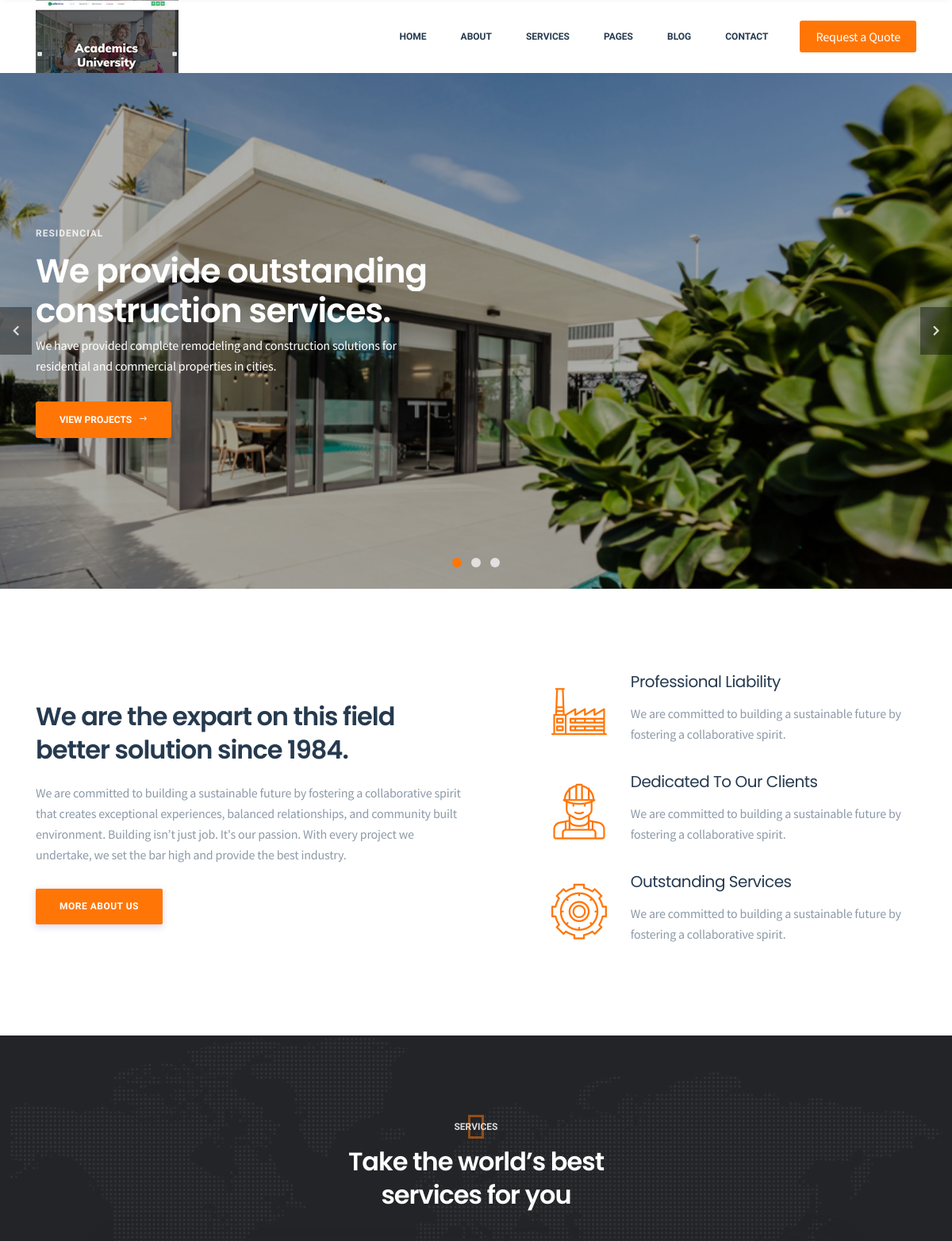
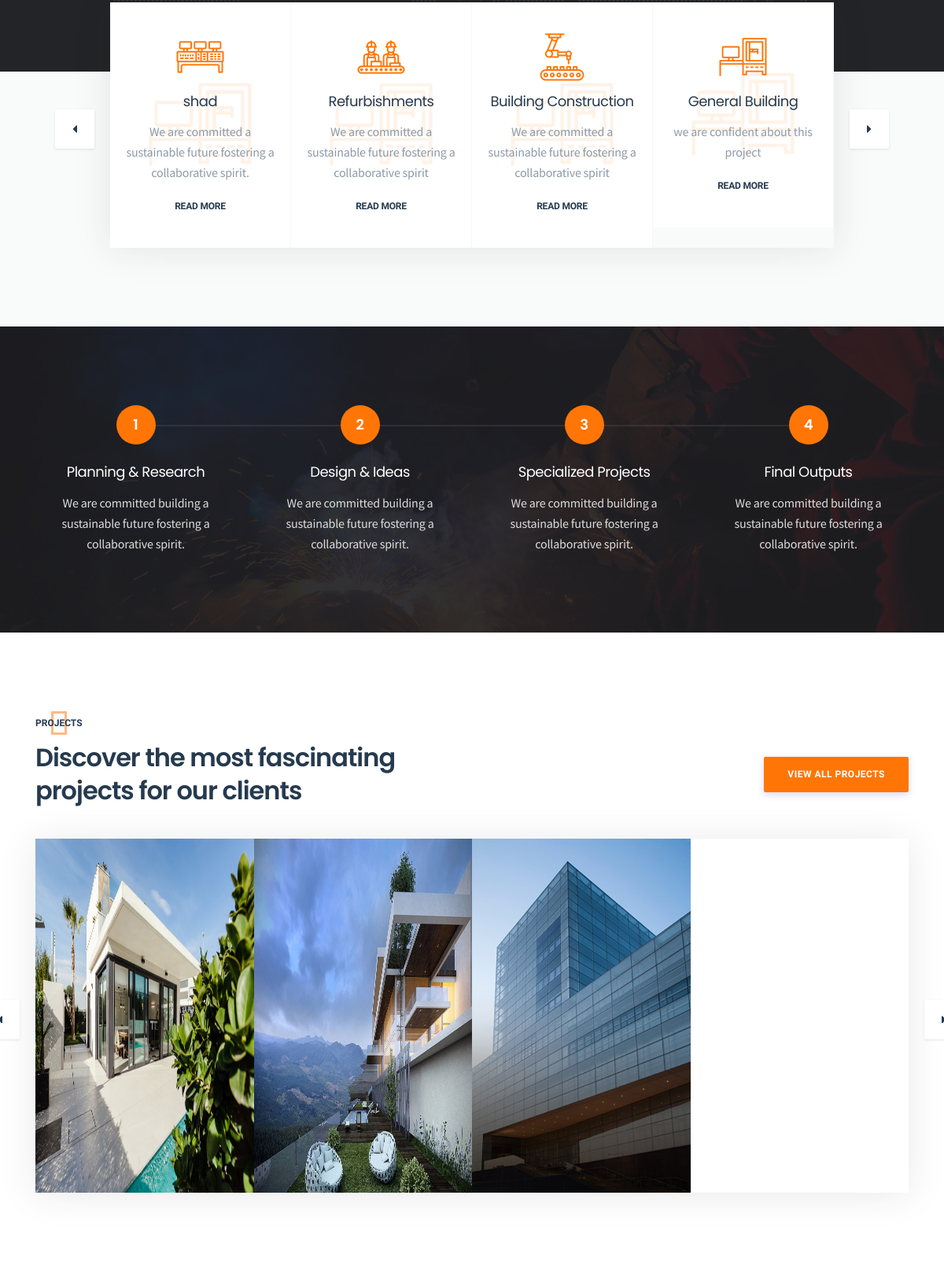
The page / (upper part) on the database its author committed (2 pictures, top to bottom).
### comapp/models.py (models this page shows, shortened)
class Setting(models.Model):
    STATUS = (
        ('True','True'),
        ('False','False'),
    )
    title = models.CharField(max_length=100)
    keywords = models.CharField(max_length=255)
    description = models.CharField(max_length=255)
    company = models.CharField(blank=True,max_length=50)
    adress = models.CharField(blank=True,max_length=100)
    fax = models.CharField(blank=True,max_length=50)
    smtpserver = models.CharField(blank=True,max_length=50)
    smtpemail = models.CharField(blank=True,max_length=50)
    smtppassword = models.CharField(blank=True,max_length=50)
    facebook = models.CharField(blank=True,max_length=50)
    youtube = models.CharField(blank=True,max_length=50)
    instagram = models.CharField(blank=True,max_length=50)
    twtter = models.CharField(blank=True,max_length=50)
    aboutus = models.TextField(blank=True)
    reference = models.TextField(blank=True)
    contact = models.TextField(blank=True)
    status = models.TextField(blank=True,choices=STATUS)
    create_at = models.DateTimeField(auto_now_add=True)
    update_at = models.DateTimeField(auto_now_add=True)
    icon = models.ImageField(blank=True,upload_to='images')

### projectapp/models.py (models this page shows, shortened)
class ConstractionProjects(models.Model):
    status = (
        ('True','True'),
        ('False','False'),)
    category = models.ForeignKey(Construction,on_delete= models.CASCADE)
    title = models.CharField(max_length=200)
    keywords = models.CharField(max_length=100)
    image = models.ImageField(blank=True, upload_to='product/')
    new_price = models.DecimalField(decimal_places=2, max_digits=15, default=0)
    old_price = models.DecimalField(decimal_places=2, max_digits=15)
    amount = models.IntegerField(default=0)
    min_amount = models.IntegerField(default=3)
    detail = models.TextField()
    status = models.CharField(max_length=20, choices=status)
    slug = models.SlugField(null=True, unique=True)
    created_at = models.DateTimeField(auto_now_add=True)
    updated_at = models.DateTimeField(auto_now=True)

### service/models.py (models this page shows, shortened)
class Services(models.Model):
    StATUS = (
        ('True','True'),
        ('False','False'),
    )
    title = models.CharField(max_length=100)
    title_icon = models.CharField(max_length=200)
    image = models.ImageField(upload_to='service')
    create_at = models.DateTimeField(auto_now_add=True)
    update_at = models.DateTimeField(auto_now_add=True)
    status = models.CharField(max_length=50,choices=StATUS)
    detaiil = models.TextField()

### comapp/views.py (the view)
# urls.py: path('',views.home,name='home'),
def home(request):
    setting = get_object_or_404(Setting,id=2)
    sliding_images = ConstractionProjects.objects.all()
    services = Services.objects.all().order_by('-id')[:4]
    context = {'setting':setting,'sliding_images':sliding_images,'services':services}
    return render(request,'homebase.html',context)

### projectapp/models.py (called while the page is built)
    def __str__(self):
        return self.title

### comapp/templates/homebase.html (shortened to what this page needs)
{% extends 'home.html'%}
{% block slider%}
{% include 'slider.html'%}
{% endblock%}
{% block homeabout%}
{% include 'homeabout.html'%}
{% endblock%}
{%block homeservice%}
{% include 'homeservices.html'%}
{% endblock%}
{% block homeproject%}
{% include 'homeprojects.html'%}
{% endblock%}

### comapp/templates/header.html (shortened to what this page needs)
{% load static%}
<header class="header">
    <div class="primary-header">
    <div class="container">
    <div class="primary-header-inner">
    <div class="header-logo">
    <a href="#"><img src="{{setting.icon.url}}" alt="Indico"></a>
    </div>
    <div class="header-menu-wrap">
    <ul class="dl-menu">
    <li><a href="#">Home</a>
    </li>
    <li><a href="#">About</a>
    </li>
    <li><a href="{% url 'services'%}">Services</a>
    </li>
    <li><a href="#">Pages</a>
    </li>
    <li><a href="#">Blog</a>
    </li>
    <li><a href="{% url 'contact'%}">Contact</a></li>
    </ul>
    </div>
    <div class="header-right">
    <a class="menu-btn" href="#">Request a Quote</a>
    </div>
    </div>
    </div>
    </div>
    </header>

### comapp/templates/slider.html
{% load static%}
<div id="main-slider" class="dl-slider">
    {% for p in sliding_images%}
    <div class="single-slide">
    <div class="bg-img kenburns-top-right" style="background-image: url(img/slider-1.jpg);"><img src="{{p.image.url}}" alt="" width="1200px"></div>
    <div class="overlay"></div>
    <div class="slider-content-wrap d-flex align-items-center text-left">
    <div class="container">
    <div class="slider-content">
    <div class="dl-caption medium"><div class="inner-layer"><div data-animation="fade-in-right" data-delay="1s">Residencial</div></div></div>
    <div class="dl-caption big"><div class="inner-layer"><div data-animation="fade-in-left" data-delay="2s">We provide outstanding</div></div>
    </div>
    <div class="dl-caption big"><div class="inner-layer"><div data-animation="fade-in-left" data-delay="2.5s">construction services.</div></div></div>
    <div class="dl-caption small"><div class="inner-layer"><div data-animation="fade-in-left" data-delay="3s">We have provided complete remodeling and construction solutions for <br>residential and commercial properties in cities.</div></div></div>
    <div class="dl-btn-group">
    <div class="inner-layer">
    <a href="{% url 'projects'%}" class="dl-btn" data-animation="fade-in-left" data-delay="3.5s">View Projects <i class="arrow_right"></i></a>
    </div>
    </div>
    </div>
    </div>
    </div>
    </div>
    {% endfor%}
    </div>

### comapp/templates/homeservices.html
{% load static%}
<section class="service-section bg-grey padding">
    <div class="dark-bg"></div>
    <div class="section-heading dark-background text-center mb-40 wow fadeInUp" data-wow-delay="100ms">
    <span>Services</span>
    <h2>Take the world’s best <br> services for you</h2>
    </div>
    <div class="container">
    <div class="row">
    <div class="col-lg-10 offset-lg-1">
    <div id="service-carousel" class="service-carousel box-shadow owl-carousel">
        {% for p in services%}
    <div class="service-item">
    <div class="service-icon">
    <i class="{{p.title_icon}}"></i>
    </div>
    <h3>{{p.title}}</h3>
    <p>{{p.detaiil}}</p>
    <a href="#" class="read-more">Read More</a>
    <div class="overlay-icon">
    <i class="flaticon-3d-printer"></i>
    </div>
    </div>
    {% endfor%}
    </div>
    </div>
    </div>
    </div>
    </section>
    <section class="work-pro-section padding">
    <div class="container">
    <div class="row">
    <div class="col-lg-3 col-sm-6 sm-padding">
    <div class="work-pro-item text-center">
    <span class="number">1</span>
    <div class="number-line"></div>
    <h3>Planning & Research</h3>
    <p>We are committed building a sustainable future fostering a collaborative spirit.</p>
    </div>
    </div>
    <div class="col-lg-3 col-sm-6 sm-padding">
    <div class="work-pro-item text-center">
    <span class="number">2</span>
    <div class="number-line"></div>
    <h3>Design & Ideas</h3>
    <p>We are committed building a sustainable future fostering a collaborative spirit.</p>
    </div>
    </div>
    <div class="col-lg-3 col-sm-6 sm-padding">
    <div class="work-pro-item text-center">
    <span class="number">3</span>
    <div class="number-line"></div>
    <h3>Specialized Projects</h3>
    <p>We are committed building a sustainable future fostering a collaborative spirit.</p>
    </div>
    </div>
    <div class="col-lg-3 col-sm-6 sm-padding">
    <div class="work-pro-item text-center">
    <span class="number">4</span>
    <h3>Final Outputs</h3>
    <p>We are committed building a sustainable future fostering a collaborative spirit.</p>
    </div>
    </div>
    </div>
    </div>
    </section>

### comapp/templates/homeprojects.html (shortened to what this page needs)
{% load static%}
<section class="projects-section padding">
    <div class="container">
    <div class="row d-flex align-items-center">
    <div class="col-lg-8 col-md-6">
    <div class="section-heading mb-40">
    <span>Projects</span>
    <h2>Discover the most fascinating <br>projects for our clients</h2>
    </div>
    </div>
    <div class="col-lg-4 col-md-6 text-right">
    <a href="#" class="default-btn">View All Projects</a>
    </div>
    </div>
    <div id="projects-carousel" class="projects-carousel box-shadow owl-carousel">
        {% for p in sliding_images%}
    <div class="project-item">
    <img src="{{p.image.url}}" style="height: 450px;" alt="projects">
    </div>
    {% endfor%}
    </div>
    </div>
    </section>

### static/css/slider.css (style rules this page uses)
.slider-content-wrap { height:650px }
.dl-slider .overlay { background-color:rgba(0,0,0,.3);width:100%;height:100%;position:absolute;left:0;top:0;z-index:-1 }
.dl-slider .bg-img { display:block;background-repeat:no-repeat;-webkit-background-size:cover;background-size:cover;background-position:center center;width:100%;height:100%;position:absolute;left:0;top:0;overflow:hidden;z-index:-1 }
.dl-slider .dl-caption { color:#fff;font-family:poppins,sans-serif }
.dl-slider .dl-caption .inner-layer { display:inline-block;overflow:hidden }
.dl-slider .dl-caption.medium { white-space:nowrap;font-size:12px;font-family:work sans,sans-serif;letter-spacing:0;line-height:26px;height:26px;font-weight:600;color:rgb(255,255,255,.8);letter-spacing:1px;text-transform:uppercase;visibility:inherit;transition:none 0s ease 0s;text-align:inherit;border-width:0;margin:0;padding:0;min-height:0;min-width:0;max-height:none;max-width:none;opacity:1;margin-bottom:10px }
.dl-slider .dl-caption.big { white-space:nowrap;font-size:42px;line-height:50px;font-weight:600;color:#fff;letter-spacing:-1px;height:50px }
.dl-slider .slider-content { position:relative }
.dl-slider .dl-caption.small { font-family:source sans pro,sans-serif;font-size:16px;font-weight:400;letter-spacing:-.2px;line-height:26px;color:#fff;margin-top:5px }
.dl-slider .dl-btn-group { margin-top:25px;overflow:hidden }
.dl-slider .dl-btn { background-color:#ff7607;display:inline-block;color:#fff;font-size:12px;line-height:12;font-family:work sans,sans-serif;letter-spacing:0;font-weight:600;text-transform:uppercase;transition:all .2s ease-in-out;display:inline-block;padding:0 30px;line-height:45px;border-radius:3px }
.dl-slider .dl-btn i { margin-left:5px;line-height:45px }
.dl-slider .slick-current.slick-active .kenburns-top-right { -webkit-animation:kenburns-top-right 10s ease-out both;animation:kenburns-top-right 10s ease-out both;animation-delay:.1s }

### rows shown on the page
Setting: icon (picture)
ConstractionProjects: image (picture)
Services: title "shad", detaiil "We are committed a sustainable future fostering a collaborative spirit."
Services: title "Refurbishments", detaiil "We are committed a sustainable future fostering a collaborative spirit"
Services: title "Building Construction", detaiil "We are committed a sustainable future fostering a collaborative spirit"
Services: title "General Building", detaiil "we are confident about this project"
ConstractionProjects: image (picture)
ConstractionProjects: image (picture)
